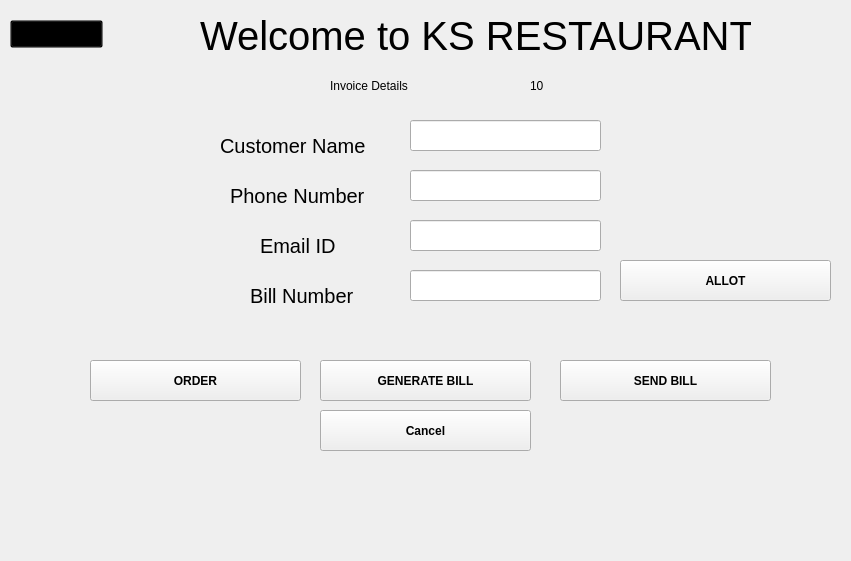
     <widget class="QWidget" name="scrollAreaWidgetContents_4">
      <property name="geometry">
       <rect>
        <x>0</x>
        <y>0</y>
        <width>851</width>
        <height>561</height>
       </rect>
      </property>
      <widget class="QLabel" name="label_3">
       <property name="geometry">
        <rect>
         <x>200</x>
         <y>20</y>
         <width>551</width>
         <height>31</height>
        </rect>
       </property>
       <property name="styleSheet">
        <string notr="true">color: rgb(0, 0, 0);
font-size:40px;</string>
       </property>
       <property name="text">
        <string>Welcome to KS RESTAURANT</string>
       </property>
      </widget>
      <widget class="QLabel" name="cname1">
       <property name="geometry">
        <rect>
         <x>220</x>
         <y>130</y>
         <width>161</width>
         <height>31</height>
        </rect>
       </property>
       <property name="styleSheet">
        <string notr="true">color: rgb(0, 0, 0);
font-size:20px;</string>
       </property>
       <property name="text">
        <string>Customer Name</string>
       </property>
      </widget>
      <widget class="QLabel" name="phno1">
       <property name="geometry">
        <rect>
         <x>230</x>
         <y>180</y>
         <width>151</width>
         <height>31</height>
        </rect>
       </property>
       <property name="styleSheet">
        <string notr="true">color: rgb(0, 0, 0);
font-size:20px;</string>
       </property>
       <property name="text">
        <string>Phone Number</string>
       </property>
      </widget>
      <widget class="QLabel" name="billno1">
       <property name="geometry">
        <rect>
         <x>260</x>
         <y>230</y>
         <width>141</width>
         <height>31</height>
        </rect>
       </property>
       <property name="styleSheet">
        <string notr="true">color: rgb(0, 0, 0);
font-size:20px;</string>
       </property>
       <property name="text">
        <string>Email ID</string>
       </property>
      </widget>
      <widget class="QPushButton" name="cancelbtn">
       <property name="geometry">
        <rect>
         <x>320</x>
         <y>410</y>
         <width>211</width>
         <height>41</height>
        </rect>
       </property>
       <property name="styleSheet">
        <string notr="true">font-weight:bold;</string>
       </property>
       <property name="text">
        <string>Cancel</string>
       </property>
      </widget>
      <widget class="QPushButton" name="generate_bill_btn">
       <property name="geometry">
        <rect>
         <x>320</x>
         <y>360</y>
         <width>211</width>
         <height>41</height>
        </rect>
       </property>
       <property name="styleSheet">
        <string notr="true">font-weight:bold;</string>
       </property>
       <property name="text">
        <string>GENERATE BILL</string>
       </property>
      </widget>
      <widget class="QLabel" name="label_29">
       <property name="geometry">
        <rect>
         <x>330</x>
         <y>70</y>
         <width>181</width>
         <height>31</height>
        </rect>
       </property>
       <property name="styleSheet">
        <string notr="true">color: rgb(0, 0, 0);</string>
       </property>
       <property name="text">
        <string>Invoice Details</string>
       </property>
      </widget>
      <widget class="QLabel" name="billno1_2">
       <property name="geometry">
        <rect>
         <x>250</x>
         <y>280</y>
         <width>131</width>
         <height>31</height>
        </rect>
       </property>
       <property name="styleSheet">
        <string notr="true">color: rgb(0, 0, 0);
font-size:20px;</string>
       </property>
       <property name="text">
        <string>Bill Number</string>
       </property>
      </widget>
      <widget class="QLineEdit" name="customer_name">
       <property name="geometry">
        <rect>
         <x>410</x>
         <y>120</y>
         <width>191</width>
         <height>31</height>
        </rect>
       </property>
       <property name="text">
        <string/>
       </property>
      </widget>
      <widget class="QLineEdit" name="phoneno">
       <property name="geometry">
        <rect>
         <x>410</x>
         <y>170</y>
         <width>191</width>
         <height>31</height>
        </rect>
       </property>
       <property name="text">
        <string/>
       </property>
      </widget>
      <widget class="QLineEdit" name="emailid">
       <property name="geometry">
        <rect>
         <x>410</x>
         <y>220</y>
         <width>191</width>
         <height>31</height>
        </rect>
       </property>
       <property name="text">
        <string/>
       </property>
      </widget>
      <widget class="QLineEdit" name="billno">
       <property name="geometry">
        <rect>
         <x>410</x>
         <y>270</y>
         <width>191</width>
         <height>31</height>
        </rect>
       </property>
       <property name="text">
        <string/>
       </property>
      </widget>
      <widget class="QPushButton" name="sendbill">
       <property name="geometry">
        <rect>
         <x>560</x>
         <y>360</y>
         <width>211</width>
         <height>41</height>
        </rect>
       </property>
       <property name="styleSheet">
        <string notr="true">font-weight:bold;</string>
       </property>
       <property name="text">
        <string>SEND BILL</string>
       </property>
      </widget>
      <widget class="QPushButton" name="allotbtn">
       <property name="geometry">
        <rect>
         <x>620</x>
         <y>260</y>
         <width>211</width>
         <height>41</height>
        </rect>
       </property>
       <property name="styleSheet">
        <string notr="true">font-weight:bold;</string>
       </property>
       <property name="text">
        <string>ALLOT</string>
       </property>
      </widget>
      <widget class="QPushButton" name="orderbtn">
       <property name="geometry">
        <rect>
         <x>90</x>
         <y>360</y>
         <width>211</width>
         <height>41</height>
        </rect>
       </property>
       <property name="styleSheet">
        <string notr="true">font-weight:bold;</string>
       </property>
       <property name="text">
        <string>ORDER</string>
       </property>
      </widget>
      <widget class="QLabel" name="timelabel">
       <property name="geometry">
        <rect>
         <x>530</x>
         <y>70</y>
         <width>181</width>
         <height>31</height>
        </rect>
       </property>
       <property name="styleSheet">
        <string notr="true">color: rgb(0, 0, 0);</string>
       </property>
       <property name="text">
        <string>10</string>
       </property>
      </widget>
      <widget class="QPushButton" name="homebtn1">
       <property name="geometry">
        <rect>
         <x>10</x>
         <y>20</y>
         <width>93</width>
         <height>28</height>
        </rect>
       </property>
       <property name="styleSheet">
        <string notr="true">QPushButton
{
font-size:14px;
color:white;
background:transparent;
}</string>
       </property>
       <property name="text">
        <string/>
       </property>
       <property name="icon">
        <iconset>
         <normaloff>icons/arrow-left.svg</normaloff>icons/arrow-left.svg</iconset>
       </property>
       <property name="iconSize">
        <size>
         <width>32</width>
         <height>32</height>
        </size>
       </property>
      </widget>
     </widget>
